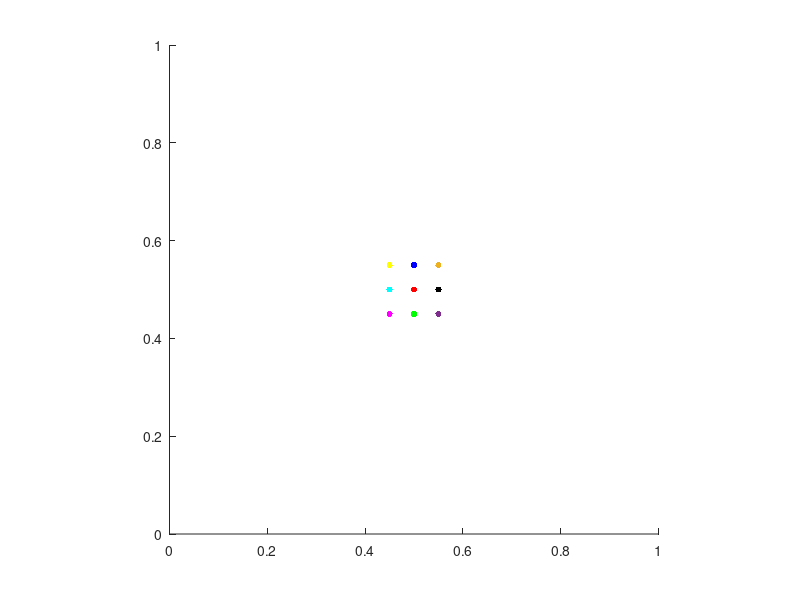

Reproduce this figure in MATLAB. (Note: this script raises an error after producing the figure.)
clear; close all; clc;
% Esercitazione dal corso di Fluidodinamica Numerica
% Prof. G. Coppola
%  
% Codice di esempio per la discretizzazione delle equazioni di
% Navier-Stokes 2D in variabili primitive u,v,p.
% La procedura di integrazione segue il classico metodo di proiezione.
% La discretizzazione spaziale si basa sullo staggering alla Harlow-Welch, 
% nel quale le variabili componenti di velocità e pressione sono 
% localizzate sul mesh secondo lo schema:
% 
% 
%                                V_(i,j+1)
%                            o-----^-----o
%                            |           |
%                            |   p_(i,j) |
%                    U_(i,j) >     x     > U_(i+1,j)
%                            |           |
%                            |           |
%                            o-----^-----o
%                                V_(i,j)
% 
%  con i simboli:
%     x centro-cella (pressione)
%     o vertici di cella
%     > facce verticali (componenti u)
%     ^ facce orizzontali (componenti v)
%
% Il numero di incognite per U e V è dato da:
%
%                   U  --> Nx*(Ny-1)     
%                   V  --> Ny*(Nx-1)     
%                   p  --> (Nx-1)*(Ny-1) 

% 
% La integrazione temporale viene effettuata mediate il classico schema 
% RK4, nel quale la proiezione del campo di velocità sul sottospazio a
% divergenza nulla viene fatta ad ogni stage.
% 

global Nx Ny Re h hq LapPsi hx hy x y Lx Ly Udwn Uup         % Dichiarazione globale delle varabili
global UNord USud UWest UEst VNord VSud VWest VEst
warning off
Lx = 1;    Ly = 1;                   
% Dimensioni del dominio

Nx = 80;   Ny = 80;   N = Nx;        % Numero di nodi lungo ogni lato
x  = linspace(0,Lx,Nx);              % Mesh (uniforme) lungo x
y  = linspace(0,Ly,Ny);              % Mesh (uniforme) lungo y



hx = x(2) - x(1);                    % Passo spaziale lungo x
hy = y(2) - y(1);                    % Passo spaziale lungo y
h  = hx;           hq = h*h;        
Re = 2000;                           % Numero di Reynolds
T  = 30;  


%% modifico griglia per u e v
x_int_U = x;                         % Mesh per interpolazione nei nodi U
y_int_U = y(1:end-1)+hy/2;    

x_int_V = x(1:end-1)+hx/2;           % Mesh per interpolazione nei nodi V
y_int_V = y;

[y_meshU, x_meshU] = meshgrid(y_int_U ,x_int_U);
[y_meshV, x_meshV] = meshgrid(y_int_V ,x_int_V);
%%
% Tempo finale della simulazione
% Preallocazione delle variabili. 
% Le variabili U e V sono preallocate in array che contengono anche le
% variabili di bordo che cadono sul boundary. Per la variabile P si
% considerano invece solo i valori interni al dominio.
% La istruzione di preallocazione introduce anche le condizioni iniziali.

U  = zeros(Nx,Ny-1);     V = zeros(Nx-1,Ny);    P = zeros(Nx-1,Ny-1);


Uref  = 1;                           % Velocità di riferimento
Omega_ref=0.8;                         %pulsazione di riferimento
Om=Omega_ref;                        %pulasazione della parete superiore 
K=1;                               %rapporto tra pulasazione inferiore e superiore

C     = 1.2;       beta = 0.8;       % Parametri della discretizzazione numerica
Dt    = min([C*h/Uref,beta*hq*Re]);  % Dt per la stabiità
Nt    = round(T/Dt);                 % Numero di step temporali
time=1:Nt;    time=time*Dt;
I=zeros(1,Nt);                     % Area occupata dalle particelle              


%definiamo la posizione iniziale delle paticelle di polvere depositate sul
%fondo del contenitore 

x_0=[  Lx/2         Ly/2
       Lx/2         9*Ly/20
       Lx/2         11*Ly/20
       9*Lx/20      Ly/2
       9*Lx/20      9*Ly/20
       9*Lx/20      11*Ly/20
       11*Lx/20     Ly/2
       11*Lx/20     9*Ly/20
       11*Lx/20     11*Ly/20];

ColorDots=[1   0   0
           0   1   0
           0   0   1
           0   1   1
           1   0   1
           1   1   0
           0   0   0
           0.4940  0.1840  0.5560
           0.929   0.6940  0.1250];

figure(7);

s1=scatter(x_0(:,1), x_0(:,2), 20, ColorDots,'filled' );
axis([0 Lx 0 Ly]); axis square;

x_d=x_0;
Centroid=[ sum(x_d(:,1)), sum(x_d(:,2))];  Centroid=Centroid/length(x_d(:,1));
Dr=[ x_d(:,1)-Centroid(1)  , x_d(:,2)-Centroid(2)]; Dr2=Dr(:,1).^2+Dr(:,2).^2;
I0=sum(Dr2)/length(x_d(:,1));
   

%imponiamo le condizioni al contorno sulle pareti
UWest = 0; UEst = 0; VNord = 0; VSud = 0;
UNord = Uref*sin(Om*time);  USud = Uref*cos(K*Om*time) ; VWest = 0; VEst = 0;

% Inserimento delle BCs negli array U e V. Questi valori di bordo non
% saranno aggiornati durante la integrazione.
U(1,:)  = UWest;     U(Nx,:) = UEst; 
V(:,Ny) = VNord;     V(:,1)  = VSud;
% Calcolo dell'operatore di Laplace per l'ellittica di pressione
G = numgrid('S',N+1);    Lap = -delsq(G)/hq;
% Implementazione delle condizioni al contorno alla Neumann sull'operatore
% di Laplace discreto
for i = 2:Nx
    j = 2;    k = G(i,j);   Lap(k,k) = Lap(k,k) + 1/hq;
    j = Ny;   k = G(i,j);   Lap(k,k) = Lap(k,k) + 1/hq;
end
for j = 2:Ny
    i = 2;    k = G(i,j);   Lap(k,k) = Lap(k,k) + 1/hq;
    i = Nx;   k = G(i,j);   Lap(k,k) = Lap(k,k) + 1/hq;
end
% Calcolo dell'operatore di Laplace con condizioni al contorno alla 
% Dirichlet su un mesh collocato, con nodi ai vertici del nostro mesh.
% Questo operatore verrà usato per calcolare la Psi da U e V ai fini della
% grafica.
G   = numgrid('S',Nx);     LapPsi = -delsq(G);     LapPsi = LapPsi/hq;
% Avanzamento temporale
for it = 1:Nt

    Uup=UNord(it); Udwn=USud(it);
%%%%%%%%%%%%%%%%
% STAGE 1 
    U1 = U;         V1 = V;   xd1=x_d;         [Fu1,Fv1] = RHS_HW_OL(U1,V1,Uup, Udwn);

    %%modifico l'interpolazione
    U_xd1 = interp2(y_meshU, x_meshU, U1, xd1(1:end,2),xd1(1:end,1), 'spline');
    V_xd1 = interp2(y_meshV, x_meshV, V1, xd1(1:end,2),xd1(1:end,1), 'spline');
    UV_int1=[U_xd1(:),V_xd1(:)];
%%%%%%%%%%%%%%%%
% STAGE 2
% Calcolo del campo asteriscato
    U2  = U + Dt*0.5*Fu1;             V2 = V + Dt*0.5*Fv1;
% Soluzione della ellittica di pressione
    DIV = DivCalc(U2,V2);             P = Lap\DIV(:);  
% Calcolo del gradiente di pressione    
    P   = reshape(P,Nx-1,Ny-1);      [Px,Py]   = GradCalc(P);
% Step di proiezione
    U2  = U2 - Px;   V2 = V2 - Py;   [Fu2,Fv2] = RHS_HW_OL(U2,V2,Uup, Udwn);
% Calcolo della posizione delle particelle
    xd2= x_d + Dt*0.5*UV_int1;
%Eseguiamo una nuova interpolazione di U e V sui punti  di xd2

    U_xd2 = interp2(y_meshU, x_meshU, U2, xd2(1:end,2),xd2(1:end,1), 'spline');
    V_xd2 = interp2(y_meshV, x_meshV, V2, xd2(1:end,2),xd2(1:end,1), 'spline');
    UV_int2=[U_xd2(:),V_xd2(:)];

%%%%%%%%%%%%%%%%    
% STAGE 3
    U3  = U + Dt*0.5*Fu2;             V3 = V + Dt*0.5*Fv2;
    DIV = DivCalc(U3,V3);             P  = Lap\DIV(:);   
    P   = reshape(P,Nx-1,Ny-1);      [Px,Py]   = GradCalc(P);
    U3  = U3 - Px;   V3 = V3 - Py;   [Fu3,Fv3] = RHS_HW_OL(U3,V3,Uup, Udwn);

    % Calcolo della posizione delle particelle
    xd3= x_d + Dt*0.5*UV_int2;
    %Eseguiamo una nuova interpolazione di U e V sui punti  di xd3
    U_xd3 = interp2(y_meshU, x_meshU, U3, xd3(1:end,2),xd3(1:end,1), 'spline');
    V_xd3 = interp2(y_meshV, x_meshV, V3, xd3(1:end,2),xd3(1:end,1), 'spline');
    UV_int3=[U_xd3(:),V_xd3(:)];

%%%%%%%%%%%%%%%%    
% STAGE 4
    U4  = U + Dt*Fu3;                 V4 = V + Dt*Fv3;
    DIV = DivCalc(U4,V4);             P  = Lap\DIV(:);   
    P   = reshape(P,Nx-1,Ny-1);      [Px,Py] = GradCalc(P);
    U4  = U4 - Px;   V4 = V4 - Py;   [Fu4,Fv4] = RHS_HW_OL(U4,V4,Uup, Udwn);

    % Calcolo della posizione delle particelle
    xd4= x_d + Dt*UV_int3;
%Eseguiamo una nuova interpolazione di U e V sui punti  di xd2
    U_xd4 = interp2(y_meshU, x_meshU, U4, xd4(1:end,2),xd4(1:end,1), 'spline');
    V_xd4 = interp2(y_meshV, x_meshV, V4, xd4(1:end,2),xd4(1:end,1), 'spline');
    UV_int4=[U_xd4(:),V_xd4(:)];

%%%%%%%%%%%%%%%%    
%   Step Finale
    U   = U + Dt*((1/6)*(Fu1 + Fu4) + (1/3)*(Fu2 + Fu3));    
    V   = V + Dt*((1/6)*(Fv1 + Fv4) + (1/3)*(Fv2 + Fv3));
    DIV = DivCalc(U,V);               P  = Lap\DIV(:);
    P   = reshape(P,Nx-1,Ny-1);      [Px,Py] = GradCalc(P);
    U   = U - Px;    V = V - Py;

    % Calcolo della posizione delle particelle
    x_d = x_d + Dt*((1/6)*(UV_int1 + UV_int4) + (1/3)*(UV_int2 + UV_int3));
    
    %The following routine checks that no particle excedes the boundaries
    %of the domain. 

    for i=1:9
        if x_d(i,1)<0
            x_d(i,1)=0;
        elseif x_d(i,1)>Lx
            x_d(i,1)=Lx;
        end
        if x_d(i,2)<0
            x_d(i,2)=0;
        elseif x_d(i,2)>Ly
            x_d(i,2)=Ly;
        end
    end


   %%%%%%%%%%%%%%%%%%%%%%%%

   %Let's draw the Pathlines
   
   figure(1);
   
   s1=scatter(x_d(:,1), x_d(:,2), 20, ColorDots ,'filled');
   hold on
   axis([0 Lx 0 Ly]); axis square;
   title(['Particle scattering t= ', num2str(it*Dt)]); drawnow;
  
   %Consideriamo la dispersione delle paicelle rispetto al centroide
   %definito come segue 
   Centroid=[ sum(x_d(:,1)), sum(x_d(:,2))];  Centroid=Centroid/length(x_d(:,1));
   
   Dr=[ x_d(:,1)-Centroid(1)  , x_d(:,2)-Centroid(2)]; Dr2=Dr(:,1).^2+Dr(:,2).^2;
   I_t=sum(Dr2)/length(x_d(:,1));
   I(it)=I_t/I0;
   
   
   figure(4);
   plot(Dt*[1:it], I(1:it), 'r'); 
   title('Particle dispersion');
   xlabel('t'); ylabel('I/I_0'); drawnow;

   %%%%%%%%%%%%%%%%%%%%%%%%%
% Output
    if mod(it,100) == 0
        t = it*Dt;
% Verifica sulla divergenza alla fine dello step
        MaxDiv = max(max(abs(DivCalc(U,V))));
       
        disp(['Massima divergenza sul campo = ',num2str(MaxDiv)])
% Interpolazione nei corners della velocità
        i = 1:Nx;     j = 2:Ny-1;   Iu(i,j)  = (U(i,j) + U(i,j-1))/2; 
        Iu(i,1) = Udwn;             Iu(i,Ny) = Uup;
        i = 2:Nx-1;   j = 1:Ny;     Iv(i,j)  = (V(i,j) + V(i-1,j))/2; 
        Iv(1,j) = VWest;            Iv(Nx,j) = VEst;
% Mesh 2D
        X = repmat(x,Ny,1);         Y = repmat(y',1,Nx);
% Grafica
        figure(2); clf; 
        streamslice(X,Y,Iu',Iv');     axis([0 Lx 0 Ly ]);     axis square;   
        title(['Harlow-Welch. Driven cavity. t = ',num2str(t)]); drawnow;
        figure(3); clf;
        PSI  = GivePsi(U,V);                 % Calcolo della Psi da U e V
        vneg = linspace(min(min(PSI)),0,20);
        vpos = linspace(0,max(max(PSI)),20);
        contour(x,y,PSI',vneg,'k'); axis square; hold on;
        contour(x,y,PSI',vpos,'r'); 
        title('Harlow-Welch. Driven cavity. Streamlines da \psi');
        drawnow; hold off
    end
    figure (5)
    if it == round(Nt/3) 
        
        subplot(1,3,1)
        vneg = linspace(min(min(PSI)),0,20);
        vpos = linspace(0,max(max(PSI)),20);
        contour(x,y,PSI',vneg,'k'); axis square; hold on;
        contour(x,y,PSI',vpos,'r'); 
        title(['Harlow-Welch. Driven cavity. t = ',num2str(t)])
        drawnow; hold off

    elseif it == round(2*Nt/3)
        subplot(1,3,2)
        vneg = linspace(min(min(PSI)),0,20);
        vpos = linspace(0,max(max(PSI)),20);
        contour(x,y,PSI',vneg,'k'); axis square; hold on;
        contour(x,y,PSI',vpos,'r'); 
        title(['Harlow-Welch. Driven cavity. t = ',num2str(t)])
        drawnow; hold off

     elseif it == round(Nt)
        subplot(1,3,3)
        vneg = linspace(min(min(PSI)),0,20);
        vpos = linspace(0,max(max(PSI)),20);
        contour(x,y,PSI',vneg,'k'); axis square; hold on;
        contour(x,y,PSI',vpos,'r'); 
        title(['Harlow-Welch. Driven cavity. t = ',num2str(t)])
        drawnow; hold off

        
    end


        figure (6)
    if it == round(Nt/3) 
        subplot(1,3,1)
   s1=scatter(x_d(:,1), x_d(:,2), 20, ColorDots ,'filled');
   hold on
   axis([0 Lx 0 Ly]); axis square;
   title(['Particle scattering t= ', num2str(it*Dt)]); drawnow;

    elseif it == round(2*Nt/3)
        subplot(1,3,2)
   s1=scatter(x_d(:,1), x_d(:,2), 20, ColorDots ,'filled');
   hold on
   axis([0 Lx 0 Ly]); axis square;
   title(['Particle scattering t= ', num2str(it*Dt)]); drawnow;

     elseif it == round(Nt)
         subplot(1,3,3)
   s1=scatter(x_d(:,1), x_d(:,2), 20, ColorDots ,'filled');
   hold on
   axis([0 Lx 0 Ly]); axis square;
   title(['Particle scattering t= ', num2str(it*Dt)]); drawnow;

        
    end
    
end


